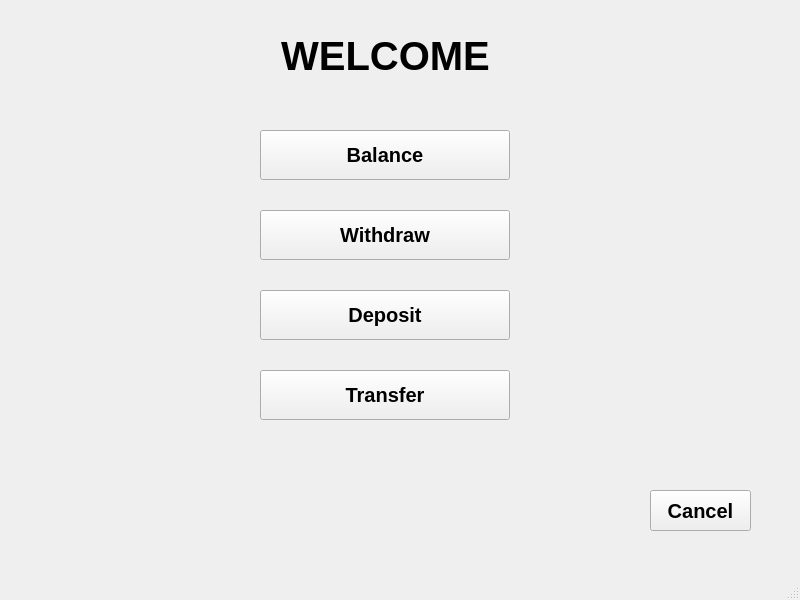
<?xml version="1.0" encoding="UTF-8"?>
<ui version="4.0">
 <class>MainPage</class>
 <widget class="QMainWindow" name="MainPage">
  <property name="geometry">
   <rect>
    <x>0</x>
    <y>0</y>
    <width>800</width>
    <height>600</height>
   </rect>
  </property>
  <property name="windowTitle">
   <string>MainWindow</string>
  </property>
  <widget class="QWidget" name="centralwidget">
   <widget class="QLabel" name="lbl_Title">
    <property name="geometry">
     <rect>
      <x>280</x>
      <y>10</y>
      <width>211</width>
      <height>91</height>
     </rect>
    </property>
    <property name="font">
     <font>
      <pointsize>30</pointsize>
      <bold>true</bold>
     </font>
    </property>
    <property name="text">
     <string>WELCOME</string>
    </property>
    <property name="alignment">
     <set>Qt::AlignCenter</set>
    </property>
   </widget>
   <widget class="QPushButton" name="pushButton_Balance">
    <property name="geometry">
     <rect>
      <x>260</x>
      <y>130</y>
      <width>250</width>
      <height>50</height>
     </rect>
    </property>
    <property name="font">
     <font>
      <pointsize>15</pointsize>
      <bold>true</bold>
     </font>
    </property>
    <property name="text">
     <string>Balance</string>
    </property>
   </widget>
   <widget class="QPushButton" name="pushButton_Withdraw">
    <property name="geometry">
     <rect>
      <x>260</x>
      <y>210</y>
      <width>250</width>
      <height>50</height>
     </rect>
    </property>
    <property name="font">
     <font>
      <pointsize>15</pointsize>
      <bold>true</bold>
     </font>
    </property>
    <property name="text">
     <string>Withdraw</string>
    </property>
   </widget>
   <widget class="QPushButton" name="pushButton_Deposit">
    <property name="geometry">
     <rect>
      <x>260</x>
      <y>290</y>
      <width>250</width>
      <height>50</height>
     </rect>
    </property>
    <property name="font">
     <font>
      <pointsize>15</pointsize>
      <bold>true</bold>
     </font>
    </property>
    <property name="text">
     <string>Deposit</string>
    </property>
   </widget>
   <widget class="QPushButton" name="pushButton_Transfer">
    <property name="geometry">
     <rect>
      <x>260</x>
      <y>370</y>
      <width>250</width>
      <height>50</height>
     </rect>
    </property>
    <property name="font">
     <font>
      <pointsize>15</pointsize>
      <bold>true</bold>
     </font>
    </property>
    <property name="text">
     <string>Transfer</string>
    </property>
   </widget>
   <widget class="QPushButton" name="pushButton_Cancel2">
    <property name="geometry">
     <rect>
      <x>650</x>
      <y>490</y>
      <width>101</width>
      <height>41</height>
     </rect>
    </property>
    <property name="font">
     <font>
      <pointsize>15</pointsize>
      <bold>true</bold>
     </font>
    </property>
    <property name="text">
     <string>Cancel</string>
    </property>
   </widget>
  </widget>
  <widget class="QMenuBar" name="menubar">
   <property name="geometry">
    <rect>
     <x>0</x>
     <y>0</y>
     <width>800</width>
     <height>22</height>
    </rect>
   </property>
  </widget>
  <widget class="QStatusBar" name="statusbar"/>
 </widget>
 <resources/>
 <connections/>
</ui>
